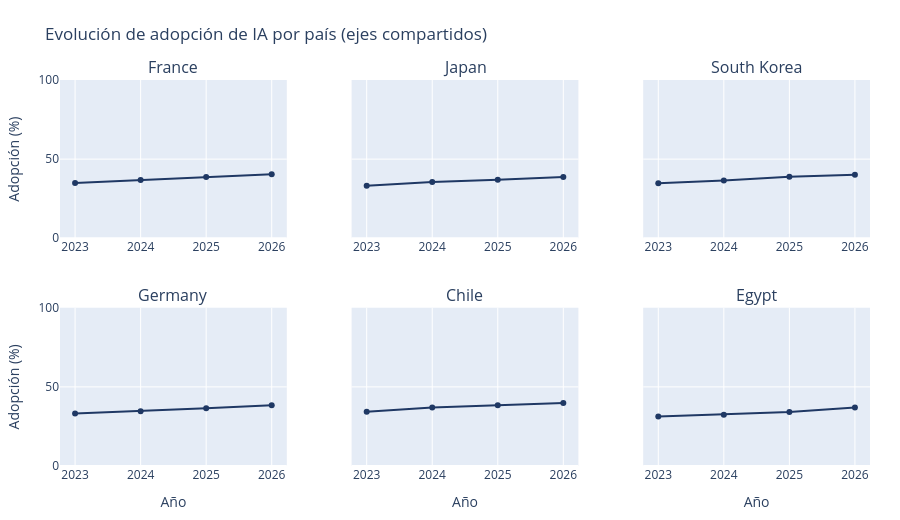

The notebook cell saved with this chart:
### Code cell
# 1. Asegurar que 'country' sea string y no mantenga categorías vacías
datos_pais = (
    df_tablero[df_tablero['country'].isin(paises_principales)]
    .copy()
)
datos_pais['country'] = datos_pais['country'].astype(str)

# Agrupar por año y país
evolucion_pais = (
    datos_pais.groupby(['survey_year', 'country'])['ai_adoption_rate']
    .mean()
    .reset_index()
)

# 2. Crear una grilla limpia de 2 filas x 3 columnas (para los 6 países)
fig2 = make_subplots(
    rows=2, cols=3,
    subplot_titles=paises_principales,
    shared_yaxes=True,
    vertical_spacing=0.18,
    horizontal_spacing=0.08
)

for i, pais in enumerate(paises_principales):
    fila = (i // 3) + 1
    col = (i % 3) + 1
    
    sub = evolucion_pais[evolucion_pais['country'] == pais]
    
    fig2.add_trace(
        go.Scatter(
            x=sub['survey_year'],
            y=sub['ai_adoption_rate'],
            mode='lines+markers',
            name=pais,
            line=dict(color='#1F3864', width=2),
            marker=dict(size=6),
            showlegend=False
        ),
        row=fila, col=col
    )
    
    # Eje X con los años del relevamiento
    fig2.update_xaxes(
        tickvals=[2023, 2024, 2025, 2026],
        title_text='Año' if fila == 2 else '',
        row=fila, col=col
    )
    
    # Eje Y de 0 a 100% fijo (solo ponemos título en la primera columna para no encimar)
    fig2.update_yaxes(
        range=[0, 100],
        title_text='Adopción (%)' if col == 1 else '',
        row=fila, col=col
    )

fig2.update_layout(
    height=520,
    title_text='Evolución de adopción de IA por país (ejes compartidos)',
    margin=dict(l=60, r=30, t=80, b=50)
)

fig2.show()

### Figure 1 — Plotly figure (JSON) as saved in the notebook; plotly's stock layout.template omitted (floating-point values rounded to 4 significant figures)
{"data": [{"line": {"color": "#1F3864", "width": 2}, "marker": {"size": 6}, "mode": "lines+markers", "name": "France", "showlegend": false, "type": "scatter", "x": [2023, 2024, 2025, 2026], "xaxis": "x", "y": [34.91, 36.83, 38.76, 40.52], "yaxis": "y"}, {"line": {"color": "#1F3864", "width": 2}, "marker": {"size": 6}, "mode": "lines+markers", "name": "Japan", "showlegend": false, "type": "scatter", "x": [2023, 2024, 2025, 2026], "xaxis": "x2", "y": [33.19, 35.55, 36.95, 38.76], "yaxis": "y2"}, {"line": {"color": "#1F3864", "width": 2}, "marker": {"size": 6}, "mode": "lines+markers", "name": "South Korea", "showlegend": false, "type": "scatter", "x": [2023, 2024, 2025, 2026], "xaxis": "x3", "y": [34.8, 36.52, 38.87, 40.18], "yaxis": "y3"}, {"line": {"color": "#1F3864", "width": 2}, "marker": {"size": 6}, "mode": "lines+markers", "name": "Germany", "showlegend": false, "type": "scatter", "x": [2023, 2024, 2025, 2026], "xaxis": "x4", "y": [33.11, 34.59, 36.44, 38.41], "yaxis": "y4"}, {"line": {"color": "#1F3864", "width": 2}, "marker": {"size": 6}, "mode": "lines+markers", "name": "Chile", "showlegend": false, "type": "scatter", "x": [2023, 2024, 2025, 2026], "xaxis": "x5", "y": [34.32, 36.99, 38.41, 39.85], "yaxis": "y5"}, {"line": {"color": "#1F3864", "width": 2}, "marker": {"size": 6}, "mode": "lines+markers", "name": "Egypt", "showlegend": false, "type": "scatter", "x": [2023, 2024, 2025, 2026], "xaxis": "x6", "y": [31.3, 32.45, 34.07, 36.92], "yaxis": "y6"}], "layout": {"annotations": [{"font": {"size": 16}, "showarrow": false, "text": "France", "x": 0.14, "xanchor": "center", "xref": "paper", "y": 1, "yanchor": "bottom", "yref": "paper"}, {"font": {"size": 16}, "showarrow": false, "text": "Japan", "x": 0.5, "xanchor": "center", "xref": "paper", "y": 1, "yanchor": "bottom", "yref": "paper"}, {"font": {"size": 16}, "showarrow": false, "text": "South Korea", "x": 0.86, "xanchor": "center", "xref": "paper", "y": 1, "yanchor": "bottom", "yref": "paper"}, {"font": {"size": 16}, "showarrow": false, "text": "Germany", "x": 0.14, "xanchor": "center", "xref": "paper", "y": 0.41, "yanchor": "bottom", "yref": "paper"}, {"font": {"size": 16}, "showarrow": false, "text": "Chile", "x": 0.5, "xanchor": "center", "xref": "paper", "y": 0.41, "yanchor": "bottom", "yref": "paper"}, {"font": {"size": 16}, "showarrow": false, "text": "Egypt", "x": 0.86, "xanchor": "center", "xref": "paper", "y": 0.41, "yanchor": "bottom", "yref": "paper"}], "height": 520, "margin": {"b": 50, "l": 60, "r": 30, "t": 80}, "title": {"text": "Evolución de adopción de IA por país (ejes compartidos)"}, "xaxis": {"anchor": "y", "domain": [0, 0.28], "tickvals": [2023, 2024, 2025, 2026], "title": {"text": ""}}, "xaxis2": {"anchor": "y2", "domain": [0.36, 0.64], "tickvals": [2023, 2024, 2025, 2026], "title": {"text": ""}}, "xaxis3": {"anchor": "y3", "domain": [0.72, 1], "tickvals": [2023, 2024, 2025, 2026], "title": {"text": ""}}, "xaxis4": {"anchor": "y4", "domain": [0, 0.28], "tickvals": [2023, 2024, 2025, 2026], "title": {"text": "Año"}}, "xaxis5": {"anchor": "y5", "domain": [0.36, 0.64], "tickvals": [2023, 2024, 2025, 2026], "title": {"text": "Año"}}, "xaxis6": {"anchor": "y6", "domain": [0.72, 1], "tickvals": [2023, 2024, 2025, 2026], "title": {"text": "Año"}}, "yaxis": {"anchor": "x", "domain": [0.59, 1], "range": [0, 100], "title": {"text": "Adopción (%)"}}, "yaxis2": {"anchor": "x2", "domain": [0.59, 1], "matches": "y", "range": [0, 100], "showticklabels": false, "title": {"text": ""}}, "yaxis3": {"anchor": "x3", "domain": [0.59, 1], "matches": "y", "range": [0, 100], "showticklabels": false, "title": {"text": ""}}, "yaxis4": {"anchor": "x4", "domain": [0, 0.41], "range": [0, 100], "title": {"text": "Adopción (%)"}}, "yaxis5": {"anchor": "x5", "domain": [0, 0.41], "matches": "y4", "range": [0, 100], "showticklabels": false, "title": {"text": ""}}, "yaxis6": {"anchor": "x6", "domain": [0, 0.41], "matches": "y4", "range": [0, 100], "showticklabels": false, "title": {"text": ""}}}}
